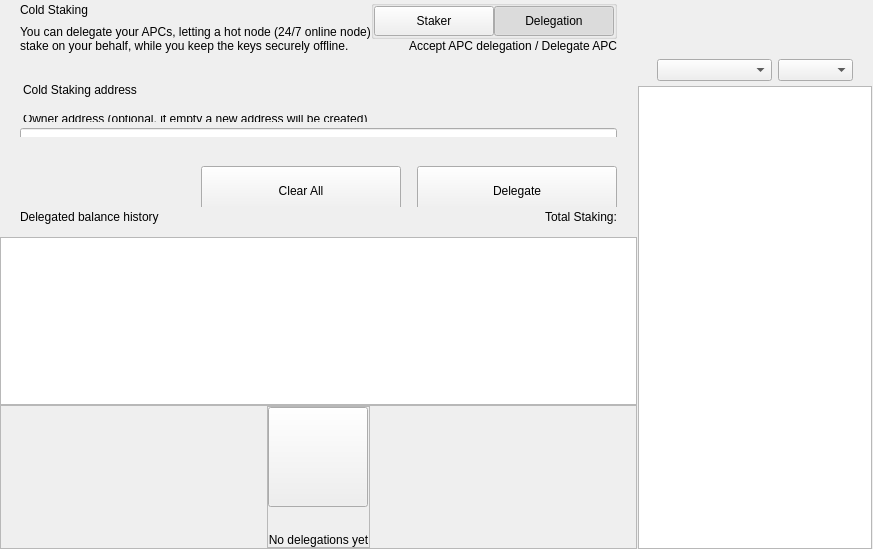
<?xml version="1.0" encoding="UTF-8"?>
<ui version="4.0">
 <class>ColdStakingWidget</class>
 <widget class="QWidget" name="ColdStakingWidget">
  <property name="geometry">
   <rect>
    <x>0</x>
    <y>0</y>
    <width>629</width>
    <height>549</height>
   </rect>
  </property>
  <property name="windowTitle">
   <string>Form</string>
  </property>
  <layout class="QHBoxLayout" name="horizontalLayout_1" stretch="2,1">
   <property name="spacing">
    <number>0</number>
   </property>
   <property name="leftMargin">
    <number>0</number>
   </property>
   <property name="topMargin">
    <number>0</number>
   </property>
   <property name="rightMargin">
    <number>0</number>
   </property>
   <property name="bottomMargin">
    <number>0</number>
   </property>
   <item>
    <widget class="QWidget" name="left" native="true">
     <layout class="QVBoxLayout" name="verticalLayout_3">
      <property name="leftMargin">
       <number>0</number>
      </property>
      <property name="topMargin">
       <number>0</number>
      </property>
      <property name="rightMargin">
       <number>0</number>
      </property>
      <property name="bottomMargin">
       <number>0</number>
      </property>
      <item>
       <layout class="QVBoxLayout" name="verticalLayout_2">
        <property name="spacing">
         <number>0</number>
        </property>
        <item>
         <layout class="QVBoxLayout" name="verticalLayoutTop">
          <property name="spacing">
           <number>0</number>
          </property>
          <property name="leftMargin">
           <number>0</number>
          </property>
          <property name="rightMargin">
           <number>0</number>
          </property>
          <item>
           <widget class="QWidget" name="containerTitle" native="true">
            <property name="sizePolicy">
             <sizepolicy hsizetype="Preferred" vsizetype="Minimum">
              <horstretch>0</horstretch>
              <verstretch>0</verstretch>
             </sizepolicy>
            </property>
            <property name="maximumSize">
             <size>
              <width>16777215</width>
              <height>100</height>
             </size>
            </property>
            <layout class="QHBoxLayout" name="containerTitleLayout">
             <property name="spacing">
              <number>0</number>
             </property>
             <property name="leftMargin">
              <number>20</number>
             </property>
             <property name="topMargin">
              <number>0</number>
             </property>
             <property name="rightMargin">
              <number>20</number>
             </property>
             <property name="bottomMargin">
              <number>0</number>
             </property>
             <item>
              <layout class="QVBoxLayout" name="verticalLayout11">
               <property name="spacing">
                <number>5</number>
               </property>
               <item>
                <widget class="QLabel" name="labelTitle">
                 <property name="text">
                  <string>Cold Staking</string>
                 </property>
                </widget>
               </item>
               <item>
                <widget class="QLabel" name="labelSubtitle1">
                 <property name="maximumSize">
                  <size>
                   <width>16777215</width>
                   <height>16777215</height>
                  </size>
                 </property>
                 <property name="text">
                  <string>You can delegate your APCs, letting a hot node (24/7 online node)
stake on your behalf, while you keep the keys securely offline.</string>
                 </property>
                </widget>
               </item>
              </layout>
             </item>
             <item>
              <spacer name="horizontalSpacer">
               <property name="orientation">
                <enum>Qt::Horizontal</enum>
               </property>
               <property name="sizeHint" stdset="0">
                <size>
                 <width>40</width>
                 <height>20</height>
                </size>
               </property>
              </spacer>
             </item>
             <item>
              <widget class="QWidget" name="containerViewPrivacyChecks" native="true">
               <layout class="QVBoxLayout" name="containerPrivacyChecks">
                <property name="spacing">
                 <number>0</number>
                </property>
                <property name="leftMargin">
                 <number>0</number>
                </property>
                <property name="topMargin">
                 <number>0</number>
                </property>
                <property name="rightMargin">
                 <number>0</number>
                </property>
                <property name="bottomMargin">
                 <number>0</number>
                </property>
                <item alignment="Qt::AlignHCenter|Qt::AlignVCenter">
                 <widget class="QGroupBox" name="groupBox">
                  <property name="title">
                   <string/>
                  </property>
                  <layout class="QHBoxLayout" name="horizontalLayout_2_1">
                   <property name="spacing">
                    <number>0</number>
                   </property>
                   <property name="leftMargin">
                    <number>0</number>
                   </property>
                   <property name="topMargin">
                    <number>0</number>
                   </property>
                   <property name="rightMargin">
                    <number>0</number>
                   </property>
                   <property name="bottomMargin">
                    <number>0</number>
                   </property>
                   <item>
                    <widget class="QPushButton" name="pushLeft">
                     <property name="minimumSize">
                      <size>
                       <width>120</width>
                       <height>30</height>
                      </size>
                     </property>
                     <property name="maximumSize">
                      <size>
                       <width>120</width>
                       <height>30</height>
                      </size>
                     </property>
                     <property name="focusPolicy">
                      <enum>Qt::NoFocus</enum>
                     </property>
                     <property name="text">
                      <string>Staker</string>
                     </property>
                     <property name="checkable">
                      <bool>true</bool>
                     </property>
                     <property name="autoExclusive">
                      <bool>true</bool>
                     </property>
                    </widget>
                   </item>
                   <item>
                    <widget class="QPushButton" name="pushRight">
                     <property name="minimumSize">
                      <size>
                       <width>120</width>
                       <height>30</height>
                      </size>
                     </property>
                     <property name="maximumSize">
                      <size>
                       <width>120</width>
                       <height>30</height>
                      </size>
                     </property>
                     <property name="focusPolicy">
                      <enum>Qt::NoFocus</enum>
                     </property>
                     <property name="text">
                      <string>Delegation</string>
                     </property>
                     <property name="checkable">
                      <bool>true</bool>
                     </property>
                     <property name="checked">
                      <bool>true</bool>
                     </property>
                     <property name="autoExclusive">
                      <bool>true</bool>
                     </property>
                    </widget>
                   </item>
                  </layout>
                 </widget>
                </item>
                <item alignment="Qt::AlignTop">
                 <widget class="QLabel" name="labelSubtitle2">
                  <property name="text">
                   <string>Accept APC delegation / Delegate APC</string>
                  </property>
                  <property name="alignment">
                   <set>Qt::AlignRight|Qt::AlignTrailing|Qt::AlignVCenter</set>
                  </property>
                 </widget>
                </item>
               </layout>
              </widget>
             </item>
            </layout>
           </widget>
          </item>
          <item>
           <spacer name="verticalSpacer_2">
            <property name="orientation">
             <enum>Qt::Vertical</enum>
            </property>
            <property name="sizeType">
             <enum>QSizePolicy::Fixed</enum>
            </property>
            <property name="sizeHint" stdset="0">
             <size>
              <width>20</width>
              <height>30</height>
             </size>
            </property>
           </spacer>
          </item>
          <item>
           <widget class="QWidget" name="containerSend" native="true">
            <property name="minimumSize">
             <size>
              <width>0</width>
              <height>50</height>
             </size>
            </property>
            <layout class="QVBoxLayout" name="containerSendRow">
             <property name="spacing">
              <number>6</number>
             </property>
             <property name="leftMargin">
              <number>0</number>
             </property>
             <property name="topMargin">
              <number>0</number>
             </property>
             <property name="rightMargin">
              <number>0</number>
             </property>
             <property name="bottomMargin">
              <number>0</number>
             </property>
             <item>
              <widget class="QLabel" name="labelEditTitle">
               <property name="maximumSize">
                <size>
                 <width>16777215</width>
                 <height>30</height>
                </size>
               </property>
               <property name="styleSheet">
                <string notr="true">padding-left:20px; padding-bottom:3px;</string>
               </property>
               <property name="text">
                <string>Cold Staking address</string>
               </property>
              </widget>
             </item>
             <item>
              <spacer name="verticalSpacer_6">
               <property name="orientation">
                <enum>Qt::Vertical</enum>
               </property>
               <property name="sizeType">
                <enum>QSizePolicy::Fixed</enum>
               </property>
               <property name="sizeHint" stdset="0">
                <size>
                 <width>20</width>
                 <height>9</height>
                </size>
               </property>
              </spacer>
             </item>
             <item>
              <widget class="QWidget" name="containerOwner" native="true">
               <layout class="QVBoxLayout" name="vContainerOwner">
                <property name="spacing">
                 <number>4</number>
                </property>
                <property name="leftMargin">
                 <number>20</number>
                </property>
                <property name="topMargin">
                 <number>0</number>
                </property>
                <property name="rightMargin">
                 <number>20</number>
                </property>
                <property name="bottomMargin">
                 <number>0</number>
                </property>
                <item>
                 <widget class="QLabel" name="labelSubtitleDescription">
                  <property name="maximumSize">
                   <size>
                    <width>16777215</width>
                    <height>20</height>
                   </size>
                  </property>
                  <property name="styleSheet">
                   <string notr="true">margin-bottom:2px;
                   margin-left:0.05px;
                   padding:0px;</string>
                  </property>
                  <property name="text">
                   <string>Owner address (optional, if empty a new address will be created)</string>
                  </property>
                 </widget>
                </item>
                <item>
                 <widget class="QLineEdit" name="lineEditOwnerAddress">
                  <property name="minimumSize">
                   <size>
                    <width>0</width>
                    <height>50</height>
                   </size>
                  </property>
                  <property name="maximumSize">
                   <size>
                    <width>16777215</width>
                    <height>50</height>
                   </size>
                  </property>
                  <property name="styleSheet">
                   <string notr="true"/>
                  </property>
                  <property name="placeholderText">
                   <string>Enter owner address</string>
                  </property>
                 </widget>
                </item>
               </layout>
              </widget>
             </item>
            </layout>
           </widget>
          </item>
         </layout>
        </item>
        <item>
         <spacer name="verticalSpacer_3">
          <property name="orientation">
           <enum>Qt::Vertical</enum>
          </property>
          <property name="sizeType">
           <enum>QSizePolicy::Minimum</enum>
          </property>
          <property name="sizeHint" stdset="0">
           <size>
            <width>20</width>
            <height>20</height>
           </size>
          </property>
         </spacer>
        </item>
        <item>
         <widget class="QWidget" name="containerBtn" native="true">
          <property name="minimumSize">
           <size>
            <width>0</width>
            <height>50</height>
           </size>
          </property>
          <layout class="QHBoxLayout" name="horizontalLayout">
           <property name="rightMargin">
            <number>20</number>
           </property>
           <item>
            <spacer name="horizontalSpacer_2">
             <property name="orientation">
              <enum>Qt::Horizontal</enum>
             </property>
             <property name="sizeHint" stdset="0">
              <size>
               <width>200</width>
               <height>20</height>
              </size>
             </property>
            </spacer>
           </item>
           <item>
            <layout class="QHBoxLayout" name="horizontalLayout_7">
             <item>
              <spacer name="horizontalSpacer_3">
               <property name="orientation">
                <enum>Qt::Horizontal</enum>
               </property>
               <property name="sizeType">
                <enum>QSizePolicy::Expanding</enum>
               </property>
               <property name="sizeHint" stdset="0">
                <size>
                 <width>40</width>
                 <height>20</height>
                </size>
               </property>
              </spacer>
             </item>
             <item>
              <widget class="QPushButton" name="pushButtonClear">
               <property name="minimumSize">
                <size>
                 <width>200</width>
                 <height>50</height>
                </size>
               </property>
               <property name="focusPolicy">
                <enum>Qt::NoFocus</enum>
               </property>
               <property name="text">
                <string>Clear All</string>
               </property>
              </widget>
             </item>
             <item>
              <spacer name="horizontalSpacer_4">
               <property name="orientation">
                <enum>Qt::Horizontal</enum>
               </property>
               <property name="sizeType">
                <enum>QSizePolicy::Fixed</enum>
               </property>
               <property name="sizeHint" stdset="0">
                <size>
                 <width>10</width>
                 <height>20</height>
                </size>
               </property>
              </spacer>
             </item>
             <item>
              <widget class="QPushButton" name="pushButtonSend">
               <property name="minimumSize">
                <size>
                 <width>200</width>
                 <height>50</height>
                </size>
               </property>
               <property name="maximumSize">
                <size>
                 <width>200</width>
                 <height>50</height>
                </size>
               </property>
               <property name="focusPolicy">
                <enum>Qt::NoFocus</enum>
               </property>
               <property name="text">
                <string>Delegate</string>
               </property>
              </widget>
             </item>
            </layout>
           </item>
          </layout>
         </widget>
        </item>
        <item>
         <widget class="QWidget" name="containerHistoryLabel" native="true">
          <layout class="QHBoxLayout" name="horizontalLayout_4">
           <property name="spacing">
            <number>0</number>
           </property>
           <property name="leftMargin">
            <number>20</number>
           </property>
           <property name="topMargin">
            <number>0</number>
           </property>
           <property name="rightMargin">
            <number>20</number>
           </property>
           <property name="bottomMargin">
            <number>0</number>
           </property>
           <item>
            <widget class="QWidget" name="verticalWidget" native="true">
             <property name="minimumSize">
              <size>
               <width>100</width>
               <height>0</height>
              </size>
             </property>
             <layout class="QVBoxLayout" name="verticalLayout_58">
              <property name="leftMargin">
               <number>0</number>
              </property>
              <property name="topMargin">
               <number>0</number>
              </property>
              <property name="rightMargin">
               <number>0</number>
              </property>
              <property name="bottomMargin">
               <number>0</number>
              </property>
              <item>
               <widget class="QLabel" name="labelListHistory">
                <property name="text">
                 <string>Delegated balance history</string>
                </property>
               </widget>
              </item>
             </layout>
            </widget>
           </item>
           <item>
            <spacer name="horizontalSpacer_5">
             <property name="orientation">
              <enum>Qt::Horizontal</enum>
             </property>
             <property name="sizeHint" stdset="0">
              <size>
               <width>40</width>
               <height>20</height>
              </size>
             </property>
            </spacer>
           </item>
           <item>
            <widget class="QLabel" name="labelStakingTotal">
             <property name="text">
              <string>Total Staking:</string>
             </property>
            </widget>
           </item>
          </layout>
         </widget>
        </item>
        <item>
         <layout class="QVBoxLayout" name="verticalLayout_64">
          <property name="spacing">
           <number>0</number>
          </property>
          <item>
           <spacer name="verticalSpacer_44">
            <property name="orientation">
             <enum>Qt::Vertical</enum>
            </property>
            <property name="sizeType">
             <enum>QSizePolicy::Fixed</enum>
            </property>
            <property name="sizeHint" stdset="0">
             <size>
              <width>20</width>
              <height>10</height>
             </size>
            </property>
           </spacer>
          </item>
          <item>
           <widget class="QListView" name="listView">
            <property name="enabled">
             <bool>true</bool>
            </property>
            <property name="mouseTracking">
             <bool>true</bool>
            </property>
           </widget>
          </item>
          <item>
           <widget class="QFrame" name="emptyContainer">
            <property name="minimumSize">
             <size>
              <width>0</width>
              <height>100</height>
             </size>
            </property>
            <property name="frameShape">
             <enum>QFrame::StyledPanel</enum>
            </property>
            <property name="frameShadow">
             <enum>QFrame::Raised</enum>
            </property>
            <layout class="QVBoxLayout" name="verticalLayout_71" stretch="1,8">
             <property name="spacing">
              <number>0</number>
             </property>
             <property name="leftMargin">
              <number>0</number>
             </property>
             <property name="topMargin">
              <number>0</number>
             </property>
             <property name="rightMargin">
              <number>0</number>
             </property>
             <property name="bottomMargin">
              <number>0</number>
             </property>
             <item>
              <spacer name="verticalSpacer">
               <property name="orientation">
                <enum>Qt::Vertical</enum>
               </property>
               <property name="sizeHint" stdset="0">
                <size>
                 <width>20</width>
                 <height>20</height>
                </size>
               </property>
              </spacer>
             </item>
             <item alignment="Qt::AlignHCenter|Qt::AlignVCenter">
              <widget class="QFrame" name="emptyScreen">
               <property name="sizePolicy">
                <sizepolicy hsizetype="Expanding" vsizetype="Expanding">
                 <horstretch>0</horstretch>
                 <verstretch>0</verstretch>
                </sizepolicy>
               </property>
               <property name="frameShape">
                <enum>QFrame::StyledPanel</enum>
               </property>
               <property name="frameShadow">
                <enum>QFrame::Raised</enum>
               </property>
               <layout class="QVBoxLayout" name="verticalLayout">
                <property name="spacing">
                 <number>30</number>
                </property>
                <property name="leftMargin">
                 <number>0</number>
                </property>
                <property name="topMargin">
                 <number>0</number>
                </property>
                <property name="rightMargin">
                 <number>0</number>
                </property>
                <property name="bottomMargin">
                 <number>0</number>
                </property>
                <item alignment="Qt::AlignHCenter|Qt::AlignVCenter">
                 <widget class="QPushButton" name="pushImgEmpty">
                  <property name="minimumSize">
                   <size>
                    <width>100</width>
                    <height>100</height>
                   </size>
                  </property>
                  <property name="maximumSize">
                   <size>
                    <width>100</width>
                    <height>100</height>
                   </size>
                  </property>
                  <property name="focusPolicy">
                   <enum>Qt::NoFocus</enum>
                  </property>
                  <property name="text">
                   <string/>
                  </property>
                  <property name="iconSize">
                   <size>
                    <width>100</width>
                    <height>100</height>
                   </size>
                  </property>
                 </widget>
                </item>
                <item alignment="Qt::AlignHCenter|Qt::AlignVCenter">
                 <widget class="QLabel" name="labelEmpty">
                  <property name="styleSheet">
                   <string notr="true"/>
                  </property>
                  <property name="text">
                   <string>No delegations yet</string>
                  </property>
                  <property name="alignment">
                   <set>Qt::AlignCenter</set>
                  </property>
                 </widget>
                </item>
               </layout>
              </widget>
             </item>
            </layout>
           </widget>
          </item>
         </layout>
        </item>
       </layout>
      </item>
     </layout>
    </widget>
   </item>
   <item>
    <widget class="QWidget" name="right" native="true">
     <layout class="QVBoxLayout" name="rightContainer">
      <property name="spacing">
       <number>0</number>
      </property>
      <property name="leftMargin">
       <number>1</number>
      </property>
      <property name="topMargin">
       <number>0</number>
      </property>
      <property name="rightMargin">
       <number>1</number>
      </property>
      <property name="bottomMargin">
       <number>0</number>
      </property>
      <item>
       <widget class="QWidget" name="containerRightButtons" native="true">
        <property name="minimumSize">
         <size>
          <width>0</width>
          <height>50</height>
         </size>
        </property>
        <layout class="QVBoxLayout" name="verticalLayout_4">
         <property name="leftMargin">
          <number>19</number>
         </property>
         <property name="topMargin">
          <number>0</number>
         </property>
         <property name="rightMargin">
          <number>19</number>
         </property>
         <property name="bottomMargin">
          <number>0</number>
         </property>
         <item>
          <widget class="OptionButton" name="btnCoinControl" native="true">
           <property name="minimumSize">
            <size>
             <width>0</width>
             <height>0</height>
            </size>
           </property>
          </widget>
         </item>
         <item>
          <widget class="OptionButton" name="btnColdStaking" native="true"/>
         </item>
         <item>
          <widget class="OptionButton" name="btnMyStakingAddresses" native="true">
           <property name="sizePolicy">
            <sizepolicy hsizetype="Preferred" vsizetype="Minimum">
             <horstretch>0</horstretch>
             <verstretch>0</verstretch>
            </sizepolicy>
           </property>
          </widget>
         </item>
        </layout>
       </widget>
      </item>
      <item>
       <widget class="QWidget" name="sortWidget" native="true">
        <layout class="QHBoxLayout" name="horizontalLayout_6">
         <property name="leftMargin">
          <number>19</number>
         </property>
         <property name="rightMargin">
          <number>19</number>
         </property>
         <property name="bottomMargin">
          <number>5</number>
         </property>
         <item>
          <spacer name="horizontalSpacer_6">
           <property name="orientation">
            <enum>Qt::Horizontal</enum>
           </property>
           <property name="sizeHint" stdset="0">
            <size>
             <width>40</width>
             <height>20</height>
            </size>
           </property>
          </spacer>
         </item>
         <item>
          <widget class="QComboBox" name="comboBoxSort">
           <property name="sizePolicy">
            <sizepolicy hsizetype="Preferred" vsizetype="Fixed">
             <horstretch>0</horstretch>
             <verstretch>0</verstretch>
            </sizepolicy>
           </property>
           <property name="minimumSize">
            <size>
             <width>115</width>
             <height>0</height>
            </size>
           </property>
          </widget>
         </item>
         <item>
          <widget class="QComboBox" name="comboBoxSortOrder">
           <property name="sizePolicy">
            <sizepolicy hsizetype="Preferred" vsizetype="Fixed">
             <horstretch>0</horstretch>
             <verstretch>0</verstretch>
            </sizepolicy>
           </property>
           <property name="minimumSize">
            <size>
             <width>75</width>
             <height>0</height>
            </size>
           </property>
          </widget>
         </item>
        </layout>
       </widget>
      </item>
      <item>
       <widget class="QListView" name="listViewStakingAddress">
        <property name="enabled">
         <bool>true</bool>
        </property>
        <property name="mouseTracking">
         <bool>true</bool>
        </property>
       </widget>
      </item>
     </layout>
    </widget>
   </item>
  </layout>
 </widget>
 <customwidgets>
  <customwidget>
   <class>OptionButton</class>
   <extends>QWidget</extends>
   <header>qt/pivx/optionbutton.h</header>
   <container>1</container>
  </customwidget>
 </customwidgets>
 <resources/>
 <connections/>
</ui>
